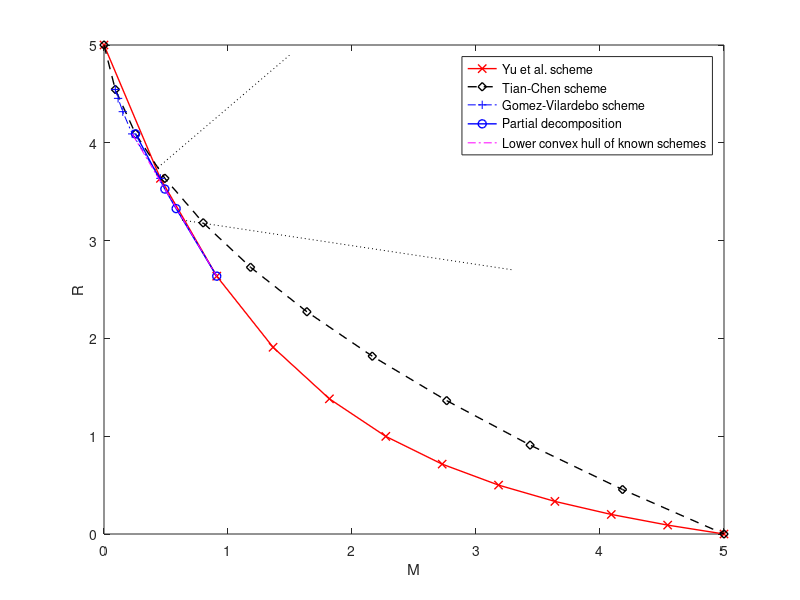

Reproduce this figure in MATLAB. (Note: this script raises an error after producing the figure.)
% comparing two schemes for caching

% function plotN_K(N,K)
N = 5; K = 11;
% Yu's scheme
close all;
linewidth =1;
t = 0 : K;
M = t*N/K;
minNK = min([N,K]);
R = zeros(1, length(t));
Rp = R;
for i=1:length(t)    
    Rp(i) = K*(1-M(i)/N)./(1+K*M(i)/N);
    if(K-minNK>=t(i)+1 && K>=t(i))
        R(i) = Rp(i)-nchoosek(K-minNK,t(i)+1)./nchoosek(K,t(i));
    else
        R(i) = Rp(i);
    end
end
%index = find(R<N);5
%plot(M(index),R(index),'mx--','LineWidth',2);
plot(M,R,'rx-','LineWidth',linewidth);
hold on;
%plot(M,Rp,'mo--','LineWidth',2);

display('Yu scheme');
display(M);
display(R);
% Tian's scheme
%R = N-M-M.*(N-M)*((N-1)*K/(N*N*(K-1)));
%plot(M,R,'bs-.','LineWidth',2)

%plot(R,M,'r')

% Tian'
display('Tian-Chen scheme')
if(N<=K)
    M = (t.*t*(N-1)+t*(K-N))/K/(K-1)
    R = N*(K-t)/K
    plot(M,R,'kd--','LineWidth',linewidth);
end
%display('Tian scheme points');
%display(M(end:-1:1));
%display(R(end:-1:1));

% for s=1:min([N,K])
%     for l=1:s
%         plot((N-l+1)/s,(s-1)/2+l*(l-1)/(2*s),'o');
%     end
% end


%Yu Thm4

% for n=max([K-N+1,1]):K-1
%     alpha = floor((N-1)/(K-n));
%     beta = N-alpha*(K-n);
%     if(K*beta+alpha*(K-n)*(K-n-1)/2<=n*(n+1)*alpha/2)
%         line([0,N*n*(2*K-n+1)/(K*(K+1))],[(2*K-n+1)/(n+1),0]);        
%     else
%         %line([0,(2*K-n+1)*n*(N-beta)/(2*K*(K-n))],[(2*K-n+1)/(n+1),0]);        
%     end
% end



% Gunduz
% plot((N-1)/K,N*(1-N/2/K),'rx','LineWidth',2);

%legend('Yu','Wan','Tian-Chen');

%h = line([1.5, 4/3, 5/6],[2/3,5/6,1.5]);
%set(h,'LineWidth',2,'Marker','x')
xlabel('M');
ylabel('R');

if(N==5&&K==11)    
    plot([0.4545    0.2273    0.1515    0.1136    0.0909],[3.6364    4.0909    4.3182    4.4545    4.5455],'b+-.') % Gomez-Vilardebo scheme
%     plot([1.5, 4/3, 5/6],[2/3,5/6,1.5],'ob-','LineWidth',linewidth) % Partial decomposition
    plot([0.254545454545455, 0.490909090909092, 0.581818181818184, 0.909090909090909],[4.090909090909091,3.527272727272724, 3.327272727272724, 2.636363636363636],'ob-','LineWidth',linewidth) % Partial decomposition
    
    
%     MR =[ 3   ,   0       ;
%         2.250000,   0.250000;
%         1.500000,   0.666667;
%         1.166648,   1.000019;
%         0.974545,   1.192727;
%         0.844444,   1.325926;
%         0.781260,   1.392351;
%         0.714288,   1.464284;
%         0.648149,   1.537036;
%         0.600000,   1.600000;
%         0.500000,   1.750000;
%         0.250000,   2.250000;
%         0       ,   3       ];   % Computer-generated outer bound
%     x = MR(:,1);
%     y = MR(:,2);
%     plot(x(1:end),y(1:end),'r:');    

    h=line([0.2273, 0.9091], [4.0909, 2.6364]); % corner point
    set(h,'LineStyle','-.','color','m');
    legend('Yu et al. scheme','Tian-Chen scheme','Gomez-Vilardebo scheme','Partial decomposition', 'Lower convex hull of known schemes', 'AutoUpdate','off')
    %legend('Yu et al. scheme','Tian-Chen scheme','Partial decomposition');
    ah = gca;
    % location of the plot to be zoomed in
    s_pos = [0.41,  3.21, 0.63, 3.72];
    % location of the zoom-in plot?
    t_pos = [1.5, 2.7, 3.3, 4.9];
    h=line([s_pos(1),t_pos(1)],[s_pos(4),t_pos(4)]);
    set(h,'LineStyle',':','color','k');
    h=line([s_pos(3),t_pos(3)],[s_pos(2),t_pos(2)]);
    set(h,'LineStyle',':','color','k');

    zoomPlot(ah, s_pos, t_pos);
else
    legend('Yu et al. scheme','Tian-Chen scheme');
end

if N==3&&K==9
    ah = gca;
    % location of the plot to be zoomed in
    s_pos = [0.4 1.55 0.8 2.1];
    % location of the zoom-in plot?
    t_pos = [1.5 1.2 2.3 2.3];
    h=line([s_pos(1),t_pos(1)],[s_pos(4),t_pos(4)]);
    set(h,'LineStyle',':','color','k');
    h=line([s_pos(3),t_pos(3)],[s_pos(2),t_pos(2)]);
    set(h,'LineStyle',':','color','k');
    zoomPlot(ah, s_pos, t_pos);
end

% (3,4) plot

% t=6 (M,R)=(51/95,14/5)
% t=7,(M,R)=(259/380,13/5) this should be chosen
% t=8 in AN scheme, (M,R)=(8/5,4/3)

% x1 = 51/95;
% y1 = 14/5;
% 
% x1 = 259/380;
% y1 = 13/5;
% 
% x2 = 8/5;
% y2 = 4/3;
% 
% C = (x2*y1-x1*y2)/(x2-x1)

% (N,K)=(3,6)
% MR = [3,0 ;
%     2.500000,  0.166667; 
%  2.000000,  0.400000 ;
%  1.500000,  0.750000 ;
%  1.423736,  0.816769 ;
%  1.421277,  0.818923 ;
%  1.420582,  0.819532 ;
%  1.417339,  0.822378 ;
%  1.416594,  0.823032 ;
%  1.416183,  0.823394 ;
%  1.411434,  0.827575 ;
%  1.410275,  0.828596 ;
%  1.409682,  0.829119 ;
%  1.409220,  0.829527 ;
%  1.407763,  0.830814 ;
%  1.407380,  0.831152 ;
%  1.407132,  0.831372 ;
%  1.405747,  0.832597 ;
%  1.405466,  0.832847 ;
%  1.404736,  0.833493 ;
%  1.404152,  0.834011 ;
%  1.404027,  0.834122 ;
%  1.403733,  0.834383 ;
%  1.400194,  0.837527 ;
%  1.399192,  0.838417 ;
%  1.398696,  0.838859 ;
%  1.398405,  0.839118 ;
%  1.397921,  0.839550 ;
%  1.397769,  0.839686 ;
%  1.397567,  0.839866 ;
%  1.392179,  0.844684 ;
%  1.390279,  0.846383 ;
%  1.390103,  0.846541 ;
%  1.389991,  0.846641 ;
%  1.389834,  0.846782 ;
%  1.389613,  0.846979 ;
%  1.389455,  0.847121 ;
%  1.388263,  0.848188 ;
%  1.387019,  0.849303 ;
%  1.385863,  0.850339 ;
%  1.363350,  0.870550 ;
%  1.360227,  0.873354 ;
%  1.358094,  0.875270 ;
%  1.357945,  0.875404 ;
%  1.357816,  0.875520 ;
%  1.357600,  0.875714 ;
%  1.356749,  0.876482 ;
%  1.352890,  0.879964 ;
%  1.352719,  0.880118 ;
%  1.349089,  0.883394 ;
%  1.343239,  0.888675 ;
%  1.342966,  0.888921 ;
%  1.336363,  0.894885 ;
%  1.336215,  0.895019 ;
%  1.335781,  0.895412 ;
%  1.334704,  0.896385 ;
%  1.332844,  0.898068 ;
%  1.332545,  0.898339 ;
%  1.322748,  0.907208 ;
%  1.316951,  0.912455 ;
%  1.316660,  0.912719 ;
%  1.315639,  0.913644 ;
%  1.314454,  0.914717 ;
%  1.313945,  0.915178 ;
%  1.312056,  0.916892 ;
%  1.311876,  0.917055 ;
%  1.308397,  0.920215 ;
%  1.308063,  0.920519 ;
%  1.303195,  0.924941 ;
%  1.302291,  0.925762 ;
%  1.302043,  0.925987 ;
%  1.301801,  0.926208 ;
%  1.301093,  0.926852 ;
%  1.300349,  0.927529 ;
%  1.300161,  0.927701 ;
%  1.299966,  0.927879 ;
%  1.299758,  0.928069 ;
%  1.299499,  0.928306 ;
%  1.298935,  0.928821 ;
%  1.298383,  0.929325 ;
%  1.297197,  0.930411 ;
%  1.295523,  0.931944 ;
%  1.295236,  0.932208 ;
%  1.294585,  0.932806 ;
%  1.293302,  0.933984 ;
%  1.292933,  0.934322 ;
%  1.290602,  0.936464 ;
%  1.277926,  0.948132 ;
%  1.277204,  0.948797 ;
%  1.274509,  0.951278 ;
%  1.267645,  0.957606 ;
%  1.267529,  0.957713 ;
%  1.250278,  0.973652 ;
%  1.250052,  0.973861 ;
%  1.249192,  0.974658 ;
%  1.248604,  0.975203 ;
%  1.247660,  0.976078 ;
%  1.243616,  0.979830 ;
%  1.243410,  0.980021 ;
%  1.242815,  0.980575 ;
%  1.242589,  0.980784 ;
%  1.242364,  0.980994 ;
%  1.242039,  0.981299 ;
%  1.241867,  0.981460 ;
%  1.241350,  0.981944 ;
%  1.239444,  0.983732 ;
%  1.237067,  0.985963 ;
%  1.235463,  0.987470 ;
%  1.234967,  0.987936 ;
%  1.234356,  0.988511 ;
%  1.232719,  0.990050 ;
%  1.226531,  0.995887 ;
%  1.219328,  1.002763 ;
%  1.219018,  1.003060 ;
%  1.216915,  1.005105 ;
%  1.188009,  1.033233 ;
%  1.187634,  1.033599 ;
%  1.187502,  1.033728 ;
%  1.187384,  1.033844 ;
%  1.187116,  1.034108 ;
%  1.186911,  1.034311 ;
%  1.186631,  1.034588 ;
%  1.186425,  1.034791 ;
%  1.186268,  1.034947 ;
%  1.184019,  1.037195 ;
%  1.039460,  1.181755 ;
%  1.039134,  1.182081 ;
%  1.038837,  1.182381 ;
%  1.036143,  1.185102 ;
%  1.034203,  1.187064 ;
%  1.033395,  1.187881 ;
%  1.033103,  1.188177 ;
%  1.032919,  1.188363 ;
%  1.032715,  1.188573 ;
%  1.029900,  1.191473 ;
%  1.012778,  1.209144 ;
%  0.979759,  1.243364 ;
%  0.939605,  1.284988 ;
%  0.931721,  1.293185 ;
%  0.930825,  1.294117 ;
%  0.929945,  1.295033 ;
%  0.929284,  1.295737 ;
%  0.929106,  1.295926 ;
%  0.928912,  1.296134 ;
%  0.922987,  1.302458 ;
%  0.922861,  1.302594 ;
%  0.853185,  1.377534 ;
%  0.839348,  1.392478 ;
%  0.838767,  1.393106 ;
%  0.838558,  1.393334 ;
%  0.834535,  1.397715 ;
%  0.813023,  1.421564 ;
%  0.812243,  1.422433 ;
%  0.811388,  1.423388 ;
%  0.811169,  1.423632 ;
%  0.810901,  1.423933 ;
%  0.810498,  1.424384 ;
%  0.810382,  1.424516 ;
%  0.802248,  1.433822 ;
%  0.801635,  1.434523 ;
%  0.744444,  1.500000 ;
%  0.732304,  1.514160 ;
%  0.728689,  1.518390 ;
%  0.728333,  1.518806 ;
%  0.725533,  1.522096 ;
%  0.720379,  1.528150 ;
%  0.716088,  1.533196 ;
%  0.714277,  1.535332 ;
%  0.713166,  1.536647 ;
%  0.713068,  1.536764 ;
%  0.712843,  1.537031 ;
%  0.712665,  1.537242 ;
%  0.711750,  1.538330 ;
%  0.710084,  1.540339 ;
%  0.709440,  1.541116 ;
%  0.709282,  1.541309 ;
%  0.709201,  1.541409 ;
%  0.709120,  1.541510 ;
%  0.708968,  1.541699 ;
%  0.708753,  1.541969 ;
%  0.708544,  1.542233 ;
%  0.708419,  1.542391 ;
%  0.707912,  1.543044 ;
%  0.706710,  1.544623 ;
%  0.704716,  1.547241 ;
%  0.704059,  1.548107 ;
%  0.703965,  1.548231 ;
%  0.703829,  1.548411 ;
%  0.702340,  1.550380 ;
%  0.702095,  1.550705 ;
%  0.698051,  1.556062 ;
%  0.697708,  1.556517 ;
%  0.697598,  1.556663 ;
%  0.697053,  1.557395 ;
%  0.679518,  1.581106 ;
%  0.663261,  1.603153 ;
%  0.635729,  1.640531 ;
%  0.635652,  1.640635 ;
%  0.635574,  1.640743 ;
%  0.635361,  1.641033 ;
%  0.634584,  1.642092 ;
%  0.634437,  1.642293 ;
%  0.634354,  1.642406 ;
%  0.631544,  1.646243 ;
%  0.631292,  1.646589 ;
%  0.628646,  1.650209 ;
%  0.626680,  1.652901 ;
%  0.621382,  1.660235 ;
%  0.621230,  1.660448 ;
%  0.620221,  1.661867 ;
%  0.619582,  1.662767 ;
%  0.616236,  1.667509 ;
%  0.612579,  1.672695 ;
%  0.609605,  1.676921 ;
%  0.599704,  1.691010 ;
%  0.597258,  1.694503 ;
%  0.597141,  1.694671 ;
%  0.597043,  1.694813 ;
%  0.596962,  1.694931 ;
%  0.596887,  1.695039 ;
%  0.596551,  1.695526 ;
%  0.596280,  1.695920 ;
%  0.595912,  1.696454 ;
%  0.587480,  1.708716 ;
%  0.581905,  1.716822 ;
%  0.576434,  1.724780 ;
%  0.566240,  1.739611 ;
%  0.566084,  1.739838 ;
%  0.565344,  1.740915 ;
%  0.560955,  1.747304 ;
%  0.560622,  1.747789 ;
%  0.560439,  1.748056 ;
%  0.560341,  1.748199 ;
%  0.552919,  1.759061 ;
%  0.539693,  1.778489 ;
%  0.535859,  1.784168 ;
%  0.531527,  1.790681 ;
%  0.531418,  1.790844 ;
%  0.523244,  1.803281 ;
%  0.454544,  1.909093 ;
%  0.449625,  1.916761 ;
%  0.449019,  1.917710 ;
%  0.437339,  1.937314 ;
%  0.422218,  1.962699 ;
%  0.418102,  1.969617 ;
%  0.417103,  1.971452 ;
%  0.408696,  1.986956 ;
%  0.408642,  1.987063 ;
%  0.399990,  2.004143 ;
%  0.381443,  2.041237 ;
%  0.333333,  2.142857 ;
%  0.166667,  2.500000 ;
%  0, 3];
% 
% x = MR(:,1);
% y = MR(:,2);
% plot(x,y,'r:','LineWidth',3);
% 
% 
%   MR=[3.000000   0.000000;
%   2.250000   0.250000;
%   1.500000   0.666666;
%   1.498561   0.668105;
%   1.166667   1.000000;
%   0.930556   1.237847;
%   0.837398   1.333333;
%   0.781250   1.392361;
%   0.714286   1.464286;
%   0.648148   1.537037;
%   0.600000   1.600000;                  
%   0.500000   1.750000;
%   0.250000   2.250000;                  
%   0.000000   3.000000]
% x = MR(:,1);
%  y = MR(:,2);
%  plot(x,y,'r:','LineWidth',3);

%g = 1:N;
%plot(N/K./g,N-N/K*(N+1)./(g+1),'kx-')

